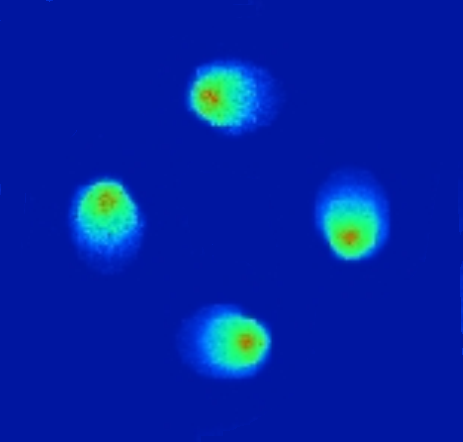
%> input picture testing-case/PowerImage3.bmp, 463 x 442 px
$ octave raindropProcess620.m   (GNU Octave 9; MATLAB toolbox functions it lacks are replaced by stand-ins)
%> lines starting %> are read from the running program, lines starting %| are printed output that depends on the picture; in (x1, y1, x2, y2) boxes, pixels count from 0 and x2, y2 are one past the last pixel; in counts of white or black regions, pixels touching at a corner belong together; the program's own positions count from 1

clear all; clc; close all;
Vcc=5;

WindShieldOn = 0; % Simulation includes the windshield
if WindShieldOn==1
    N = 30000; % Number of Raindrops to be Simulated
    lamda = 1; % Interval Time
else
    N = 17;
    lamda = 100; % Interval Time
end
tPoint=zeros(1,N); x=zeros(1,N); y=zeros(1,N); r=zeros(1,N); % Raindrops in the core area

if WindShieldOn==1
    t_WS=zeros(1,N); x_WS=zeros(1,N); y_WS=zeros(1,N); r_WS=zeros(1,N); % Raindrops in the windshield area
    for n=1:N;
        t_WS(n)= exprnd(lamda);
        x_WS(n)= unifrnd(-750,750);
        y_WS(n)= unifrnd(-900,100);
        r_WS(n)=abs(normrnd(1,0.3));
    end

    % Calculate the time of arrival
    tPoint_WS=zeros(1,N);
    for n=1:N
        if n==1
            tPoint_WS(n)=t_WS(n);
        else
            tPoint_WS(n)=tPoint_WS(n-1)+t_WS(n);
        end
    end

    i=0; % Calculate the number of raindrops fallen in the core area
    for n=1:N
        if x_WS(n)>=-10 & x_WS(n)<=10 & y_WS(n)>=-10 & y_WS(n)<=10
            i=i+1;
            x(i)=x_WS(n); y(i)=y_WS(n); tpoint(i)=tPoint_WS(n); r(i)=r_WS(n);
        end
    end
    i % Show the number of raindrops fallen in the core area
else
    for n=1:N;
        t(n)= exprnd(lamda); 	x(n)= unifrnd(-10,10);  y(n)= unifrnd(-10,10);  r(n)=abs(normrnd(1,0.3));
    end

    for n=1:N
        if n==1
            tPoint(n)=t(n);
        else
            tPoint(n)=tPoint(n-1)+t(n);
        end
    end
end

% Process the power map of the rainsensor
I1 = imread('PowerImage3.bmp');
%> I1 is the input picture: size 442x463x3 uint8; mean R, G, B 2.1, 34.5, 163.1
I2 = rgb2hsv(I1); I3 = rgb2gray(I2);
%> after `I2 = rgb2hsv(I1)`: I2: size 442x463x3 double; mean H, S, V 0.631, 0.992, 0.654
%> after `I3 = rgb2gray(I2)`:
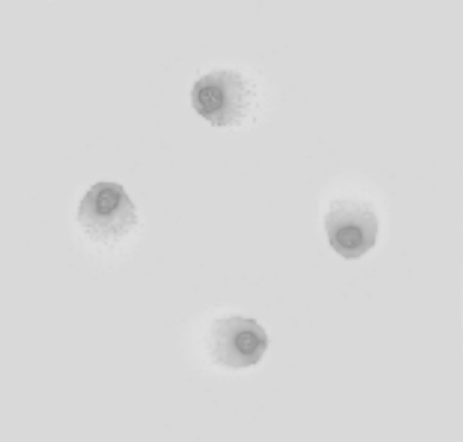
%> I3: size 442x463 double; min 0.556, max 0.878, mean 0.846
figure, subplot(2,2,1), imshow(I1), subplot(2,2,2), imshow(I2); subplot(2,2,3), imshow(I3);
%figure; imshow(I1); figure; imshow(I3);

level=graythresh(I3); I3_B=im2bw(I3,level+0.07); level, figure; subplot(2,2,1); imshow(I3_B);
%> after `level=graythresh(I3)`: level = 0.765
%> after `I3_B=im2bw(I3,level+0.07)`:
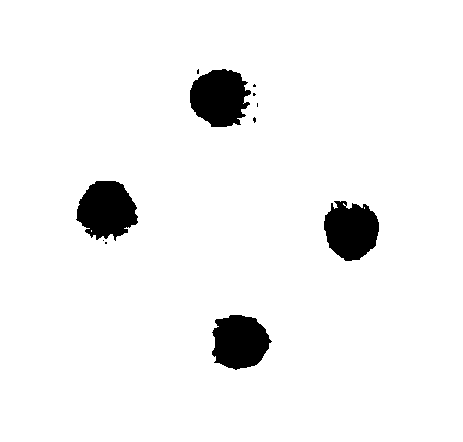
%> I3_B: size 442x463 logical; 95% white; 11 black regions (7 under 20 px), largest, box (x1, y1, x2, y2) and area: (76, 181, 138, 241) 2644, (190, 69, 251, 127) 2637, (324, 201, 379, 261) 2472, (212, 315, 272, 370) 2466
%> after `level`: level = 0.765
I3_BW1 = edge(I3,'sobel'); subplot(2,2,2); imshow(I3_BW1);
%> after `I3_BW1 = edge(I3,'sobel')`:
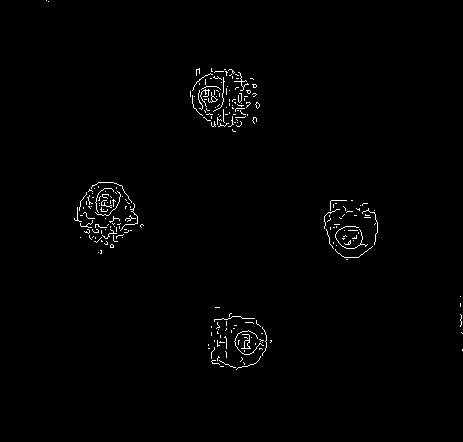
%> I3_BW1: size 442x463 logical; 1% white in thin lines or dots, all inside (x1, y1, x2, y2) = (46, 0, 463, 370)
I3_BW2 = edge(I3,'canny'); subplot(2,2,3); imshow(I3_BW2);
%> after `I3_BW2 = edge(I3,'canny')`:
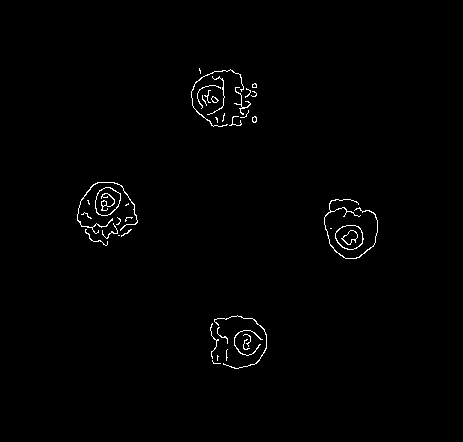
%> I3_BW2: size 442x463 logical; 0.92% white in thin lines or dots, all inside (x1, y1, x2, y2) = (77, 68, 378, 369)
Mask_Area = im2double(I3_B); I_Standard = im2double(im2uint8(I3+Mask_Area)); subplot(2,2,4), imshow(I_Standard);
%> after `I_Standard = im2double(im2uint8(I3+Mask_Area))`:
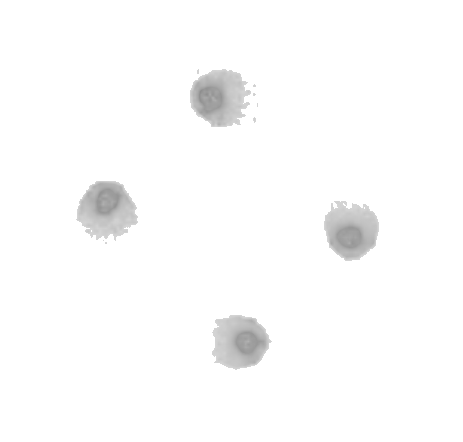
%> I_Standard: size 442x463 double; min 0.557, max 1, mean 0.987

h=figure;
for n=1:N;
    theta=0:pi/20:2*pi;%실똑[0,2*pi]
    for k=1:length(theta)
        a=x(n)+r(n)*cos(theta);
        b=y(n)+r(n)*sin(theta);
        fill(a,b,'k');hold on;
        axis off;
    end
end
xlim([-10,10]); ylim([-10,10]);
%> after `ylim([-10,10])`:
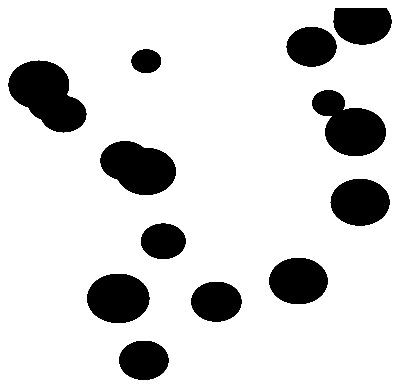
%> figure redrawn from the program's plot data

saveas (h,'figure.bmp');close;

%> (the run ends here)
